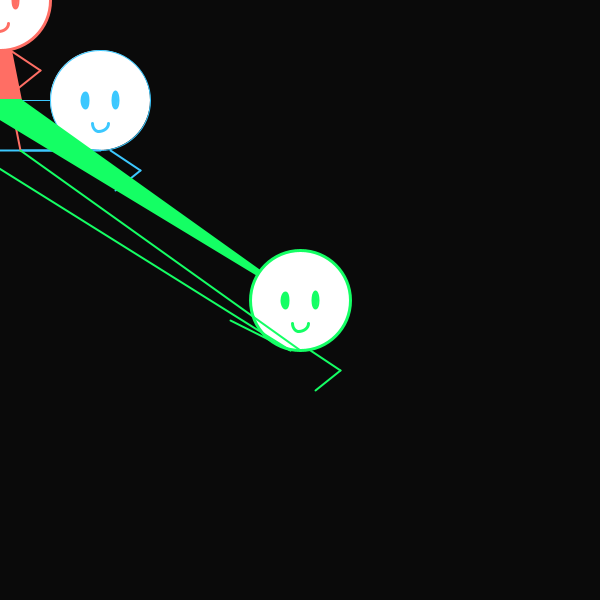
Frame 1 (no input)
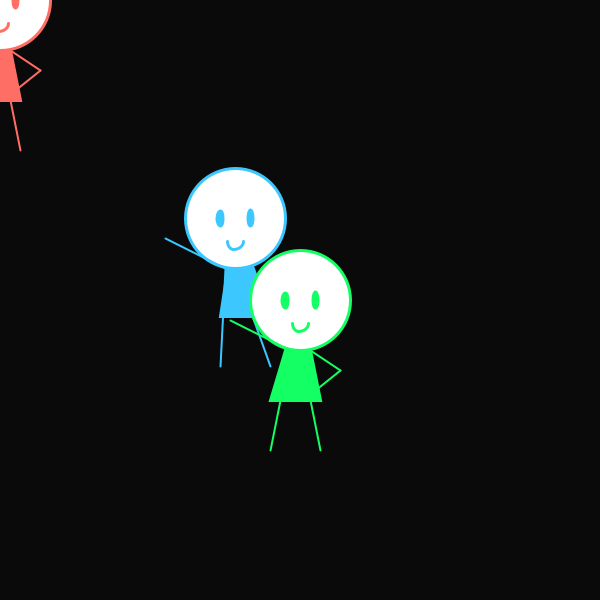
Frame 60 (the mouse pressed at the canvas centre just before this capture)
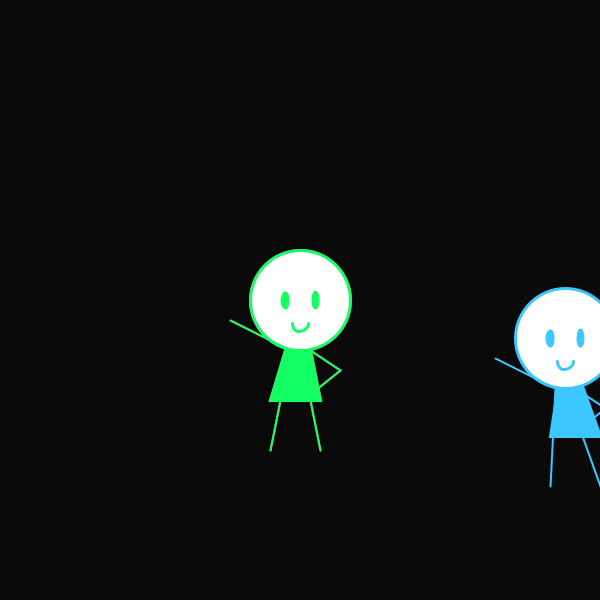
Frame 120 (the mouse held since frame 60 and released just before this capture)

The Processing sketch that drew these frames (run headless with seeded random() and noise(); from frame 60 on, the mouse is pressed at the canvas centre):

// Processing sketch: processing_182493
// ── processing_182493.pde

// Based on Daniel Shiffman's Example 5-10: Zoog and conditionals Tutorial 
// Austin S. Lee 1/25/2015

Smileboy smileboy;
Smileboy smileboy2;
Smileboy smileboy3;


float x = 100;
float y = 100;
float px, py;
//float w = 60;
//float h = 60;
//float eyeSize = 16;

// Zoog has variables for speed in the horizontal and vertical direction.
float xspeed = 15; //3
float yspeed = 2; //1

color c, c2, c3;

int X, Y;
int PX, PY;
int nX, nY;
int delay= 21;




void setup() {
  size(600,600);  
  //smooth();
  c= color(60, 200, 255);
  c2= color(255, 110, 100);
  c3= color(20, 255, 100);
  smileboy= new Smileboy(mouseX, mouseY, pmouseX, pmouseY, c);
  smileboy2= new Smileboy(mouseX, mouseY, pmouseX, pmouseY, c2);
  smileboy3= new Smileboy(mouseX, mouseY, pmouseX, pmouseY, c3);
  smooth();
  
  X= width/2;
  Y= height/2;
  nX= X;
  nY= Y;
  
  
}

void draw() {
  smileboy.update();
  
  
  X+=(nX-X)/delay;
  Y+=(nY-Y)/delay;
 
  smileboy.display(int(x), int(y), int(px), int(py), c);
  //smileboy2.update();
  px= x;
  py= y;
  
  smileboy2.display(mouseX, mouseY, pmouseX, pmouseY, c2);


  smileboy3.display(X, Y, PX, PY, c3);
  PX= X;
  PY= Y;

  // Change the location of Zoog by speed
  x = x + xspeed;
  y = y + yspeed;

  // An IF statement with a logical OR determines if Zoog has reached either the right or left edge of the screen.  
  // When this is true, we multiply speed by Ð1, reversing ZoogÕs direction!
  // Identical logic is applied to the y direction as well.
  if ((x > width) || (x < 0)) {
    xspeed = xspeed * -1;
  }

  if ((y > height) || (y < 0)) {
    yspeed = yspeed * -1;
  }

  //background(255);  
  ellipseMode(CENTER);
  rectMode(CENTER); 

}

void mouseMoved(){
  nX= mouseX;
  nY= mouseY;
}
class Smileboy{
  int a= 0;
  int x, y, px, py;
  color c0;
  int r,g,b;
  
  Smileboy(int tempX, int tempY, int tempPX, int tempPY, color c){
    x= tempX;
    y= tempY;
    px= tempPX;
    py= tempPY;
    c0= c;
    
  }
  
  void update(){
    background(10); //10
    smooth();
    frameRate(30);
   // c0= color(r, g, b);
  }
  void display(int x, int y, int px, int py, color c){
    noCursor();
    c= c0;
    ellipseMode(CENTER);
    rectMode(CENTER);
    stroke(c); //20,200,300
    //body
    fill(c);
    //triangle
    triangle(x, y, px-30, py+100, px+20, py+100);
    
    //head
    fill(255);
    stroke(c);
    ellipse(x, y, 100,100);
    strokeWeight(2);
    //legs
    line(x, y+50, px+20, py+150);
    line(x-10, y+50, px-30, py+150);
    //left arm
    line(x+10, y+50, x+40, y+70);
    line(x+40, y+70, x+15, y+90);
    //right arm
    line(x-70, y+20, x-10, y+50);
    
    fill(c);//60,600,300
    ellipse(x+15, y, 6,17);
    ellipse(x-15, y, 7, 16);
    noFill();
    stroke(c);// lips (60,60,60)
    strokeWeight(3);
    arc(x-2, y+23,11, 16, HALF_PI, PI);
    arc(x-2, y+23, 20, 16, 0, HALF_PI);
    
 
    
  }
}
